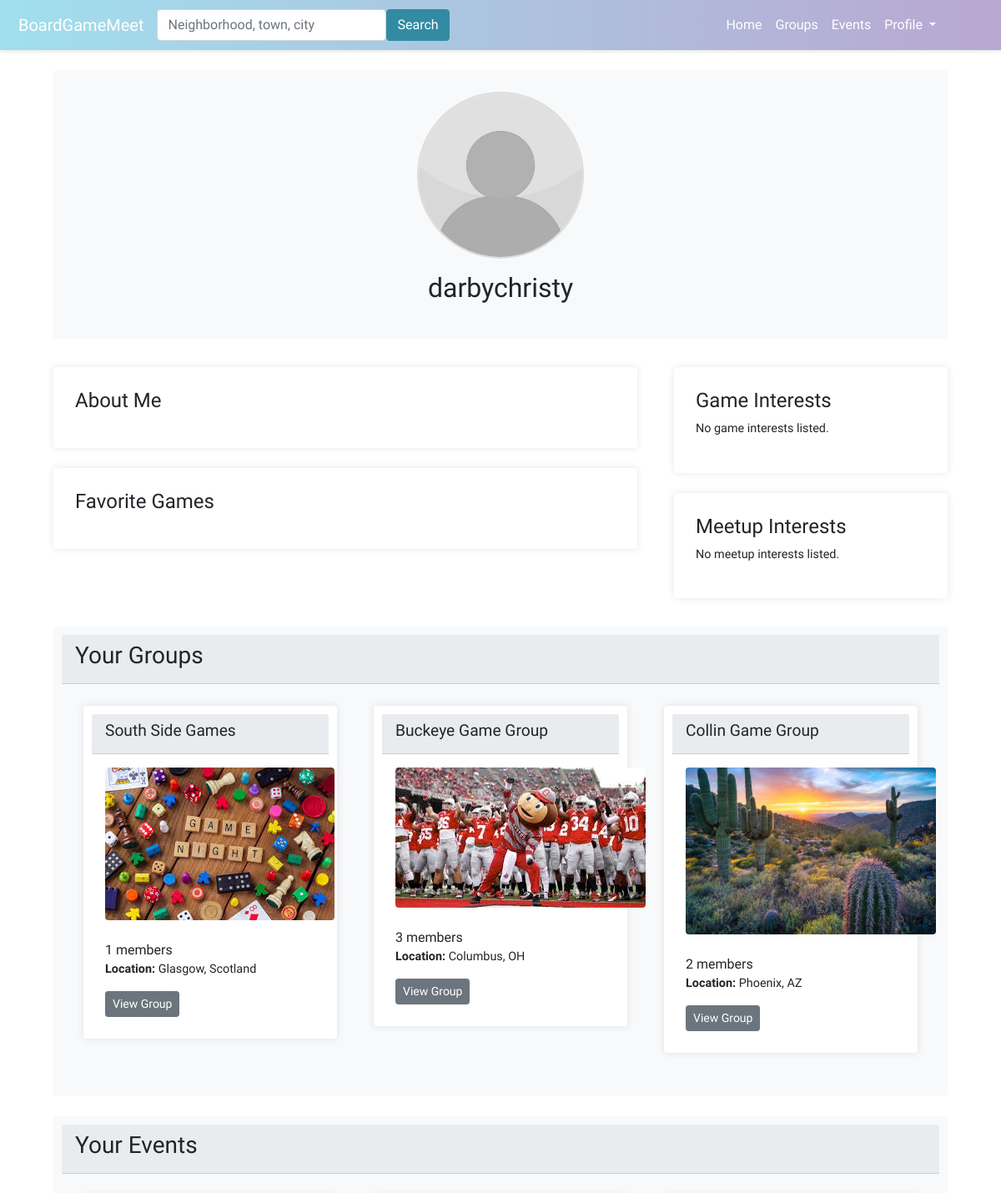
The page /profile/ (signed in, upper part) on the database as committed earlier.
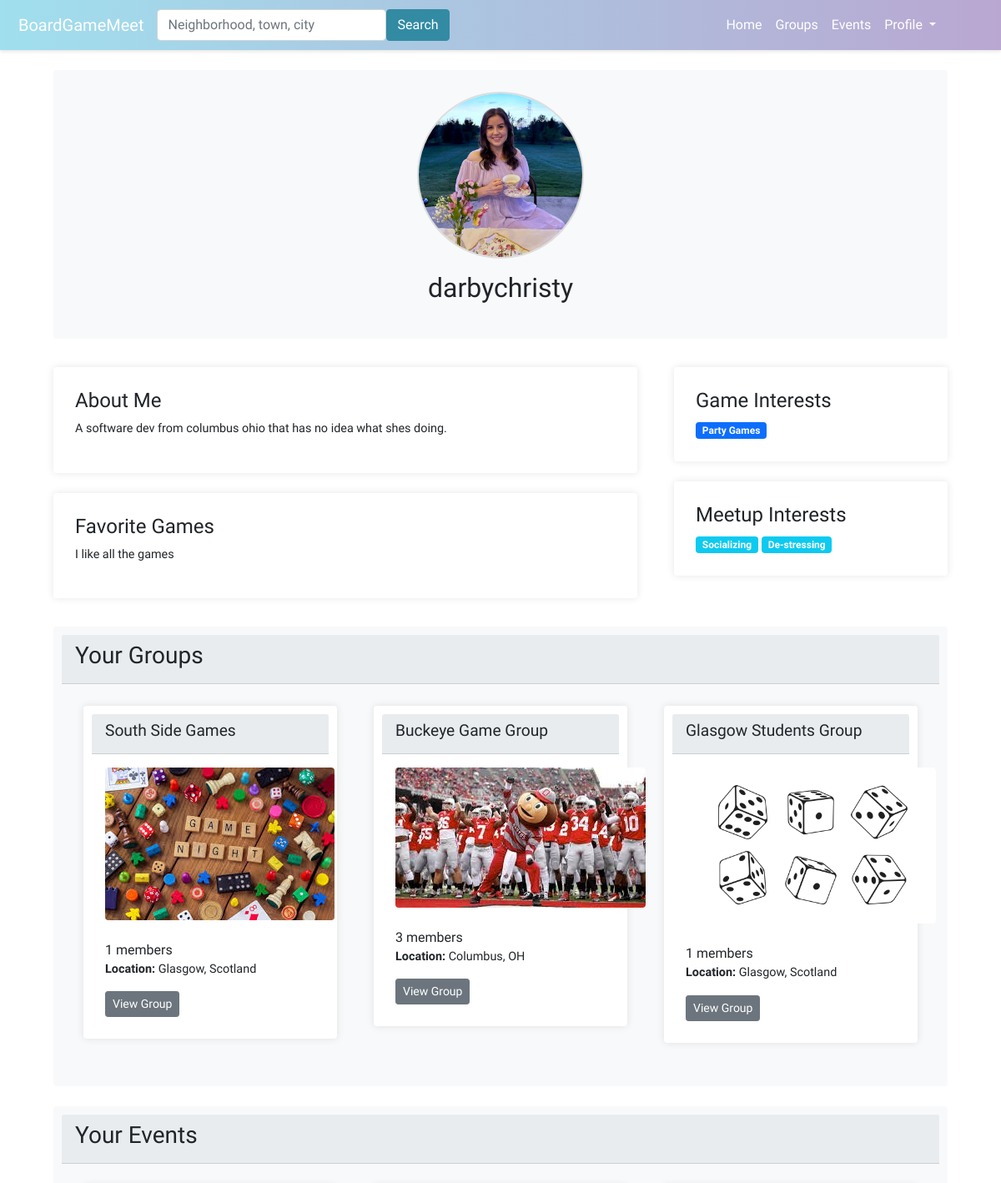
The same page on the database as committed later.
### boardgame/models.py (models this page shows, shortened)
class GroupMembers(models.Model):
    user = models.ForeignKey(User, on_delete=models.CASCADE)
    group = models.ForeignKey(Group,related_name='group_members', on_delete=models.CASCADE)
    is_admin = models.BooleanField(default=False)
    is_moderator = models.BooleanField(default=False)
    date_joined = models.DateTimeField(auto_now_add=True)
    class Meta:
        verbose_name_plural = 'GroupMembers'
        unique_together = ('user', 'group')

class Group(models.Model):
    name = models.CharField(max_length=100)
    description = models.TextField()
    members = models.ManyToManyField(User, through='GroupMembers')
    slug = models.SlugField(unique=True)
    group_image = models.ImageField(upload_to='group_images/', null=True, blank=True)
    TYPE_SELECT = (
        ('Public', 'Public'),
        ('Private', 'Private'),
    )
    group_privacy = models.CharField(max_length=10,choices=TYPE_SELECT,default='Public')
    categories = models.ManyToManyField(Category, related_name='groups', blank=True)
    tags = models.ManyToManyField(Tag, related_name='groups', blank=True)

class GroupLocation(models.Model):
    group = models.OneToOneField('Group', on_delete=models.CASCADE)
    city = models.CharField(max_length=100)
    sublocality = models.CharField(max_length=100, blank=True)  # neighborhoods or sublocalities
    state = models.CharField(max_length=100, blank=True)
    postcode = models.CharField(max_length=20, blank=True)
    country = models.CharField(max_length=100)
    latitude = models.DecimalField(max_digits=9, decimal_places=6, blank=True, null=True)
    longitude = models.DecimalField(max_digits=9, decimal_places=6, blank=True, null=True)

class UserProfile(models.Model):
    user = models.OneToOneField(User, on_delete=models.CASCADE)
    bio = models.TextField(blank=True)
    favorite_games = models.TextField(blank=True)
    picture = models.ImageField(upload_to='profile_images', blank=True)
    categories = models.ManyToManyField(Category, related_name='profile', blank=True)
    tags = models.ManyToManyField(Tag, related_name='profile', blank=True)
    city = models.CharField(max_length=255, blank=True)
    state = models.CharField(max_length=255, blank=True)
    country = models.CharField(max_length=255, blank=True)
    latitude = models.FloatField(null=True, blank=True)
    longitude = models.FloatField(null=True, blank=True)

class Category(models.Model):
    name = models.CharField(max_length=100)

class Tag(models.Model):
    name = models.CharField(max_length=100)

### boardgame/views.py (the view)
# urls.py: path('profile/', views.user_profile, name='user_profile'),
def user_profile(request):
    user = request.user
    user_profile = UserProfile.objects.filter(user=user).first()
    user_groups = GroupMembers.objects.filter(user=user).select_related('group')
    user_events = EventAttendance.objects.filter(user=user).select_related('event')
    context = {
        'user_profile': user_profile,
        'user_groups': user_groups,
        'user_events': user_events,
    }
    return render(request, 'boardgame/user_profile.html', context)

### boardgame/templates/boardgame/user_profile.html (shortened to what the changed rows need)
{% extends 'boardgame/base.html' %}
{% load static %}
{% block content %}
<div class="container mt-4">
    <div class="card mb-4" style="background-color: #f8f9fa; border: none;">
        <div class="card-body text-center">
            {% if user_profile.picture %}
                <img src="{{ user_profile.picture.url }}" class="rounded-circle mb-3" style="width: 200px; height: 200px; object-fit: cover; border: 2px solid #ddd;">
            {% else %}
                <img src="{% static 'boardgame/images/default_profile.jpg' %}" class="rounded-circle mb-3" style="width: 200px; height: 200px; object-fit: cover; border: 2px solid #ddd;">
            {% endif %}
            <h2>{{ user.username }}</h2>
        </div>
    </div>
    <div class="row">
        <div class="col-md-8">
            <div class="card mb-4" style="border: none; box-shadow: 0 0 10px rgba(0,0,0,0.1);">
                <div class="card-body">
                    <h4>About Me</h4>
                    <p>{{ user_profile.bio }}</p>
                </div>
            </div>
            <div class="card mb-4" style="border: none; box-shadow: 0 0 10px rgba(0,0,0,0.1);">
                <div class="card-body">
                    <h4>Favorite Games</h4>
                    <p>{{ user_profile.favorite_games }}</p>
                </div>
            </div>
        </div>
        <div class="col-md-4">
            <div class="card mb-4" style="border: none; box-shadow: 0 0 10px rgba(0,0,0,0.1);">
                <div class="card-body">
                    <div>
                        {% for category in user_profile.categories.all %}
                            <a href="#" class="badge bg-primary text-decoration-none">{{ category.name }}</a>
                        {% empty %}
                            <p>No game interests listed.</p>
                        {% endfor %}
                    </div>
                </div>
            </div>
            <div class="card mb-4" style="border: none; box-shadow: 0 0 10px rgba(0,0,0,0.1);">
                <div class="card-body">
                    <div>
                        {% for tag in user_profile.tags.all %}
                            <a href="#" class="badge bg-info text-decoration-none">{{ tag.name }}</a>
                        {% empty %}
                            <p>No meetup interests listed.</p>
                        {% endfor %}
                    </div>
                </div>
            </div>
        </div>
    </div>
    <div class="card mb-4" style="background-color: #f8f9fa; border: none;">
        <div class="card-body">
            <div class="row">
                {% if user_groups %}
                    {% for group_member in user_groups %}
                        <div class="col-md-4 mb-3">
                            <div class="card" style="border: none; box-shadow: 0 0 10px rgba(0,0,0,0.1);">
                                <div class="card-header" style="background-color: #e9ecef;">
                                    <h4>{{ group_member.group.name }}</h4>
                                </div>
                                <div class="card-body">
                                    <div class="group-profile">
                                        {% if group_member.group.group_image %}
                                        <img src="{{ group_member.group.group_image.url }}" class="profile-image rounded">
                                        {% else %}
                                        <img src="{% static 'boardgame/images/group_profile_default.jpg' %}" class="profile-image rounded">
                                        {% endif %}
                                        <br/><br/>
                                        {{ group_member.group.group_members.all.count }} members
                                        <p><b>Location:</b> {{ group_member.group.grouplocation.city }}{% if group_member.group.grouplocation.state %}, {{ group_member.group.grouplocation.state }}{% endif %}</p>
                                        <a href="{% url 'group_profile' group_member.group.slug %}" class="btn btn-secondary btn-sm">View Group</a>
                                    </div>
                                </div>
                            </div>
                        </div>
                    {% endfor %}
                {% else %}
                    <p>You are not a member of any groups yet.</p>
                {% endif %}
            </div>
        </div>
    </div>
</div>
{% endblock %}

Rows that differ between the two databases and show on the page:
removed GroupMembers: group.name "Collin Game Group", group.group_image (picture), group.group_members.all.count "2", group.grouplocation.city "Phoenix", group.grouplocation.state "AZ"
added UserProfile: picture (picture), bio "A software dev from columbus ohio that has no idea what shes doing.", favorite_games "I like all the games"
now on this page (row unchanged): Category: name "Party Games"
now on this page (row unchanged): Tag: name "Socializing"
now on this page (row unchanged): Tag: name "De-stressing"
added GroupMembers: group.name "Glasgow Students Group", group.group_members.all.count "1", group.grouplocation.city "Glasgow", group.grouplocation.state "Scotland"
Other text that changed with them:
text no longer shown: "No game interests listed. No meetup interests listed."
